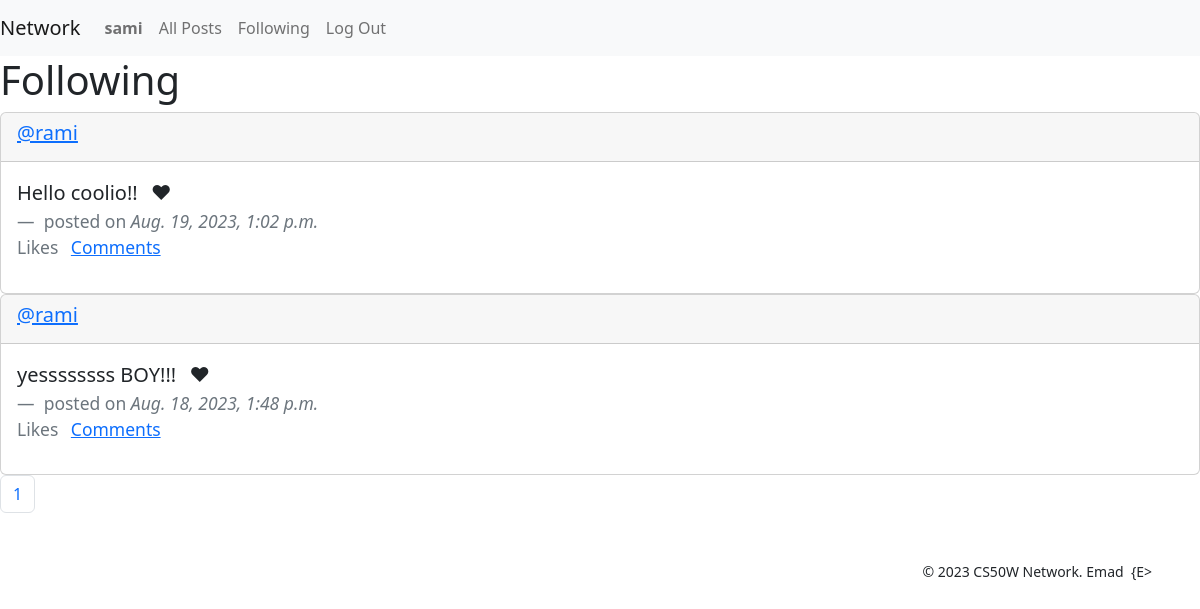
Page /following (signed in) on the earlier database version.
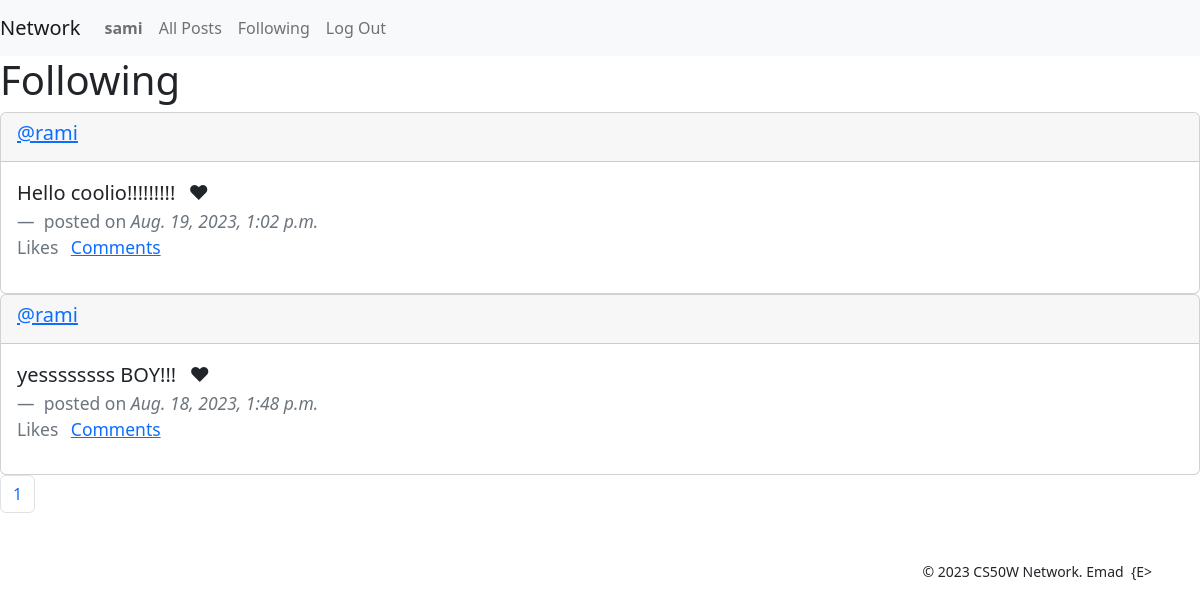
Same page on the later database version.
### network/models.py (models this page shows, shortened)
class Post(models.Model):
    content = models.TextField(blank=True)
    date_posted = models.DateTimeField(auto_now_add=True)    # automatically populated with current date
    edited = models.BooleanField(default=False)
    edited_on = models.DateTimeField(auto_now=True)    # automatically populated with current date on every update of instance
    author = models.ForeignKey(User, on_delete=models.CASCADE, blank=True, null=True, related_name="user_posts")
    likers = models.ManyToManyField(User, blank=True, null=True, related_name="liked_posts")

class User(AbstractUser):
    followers = models.ManyToManyField('self', symmetrical=False, blank=True, null=True, related_name='following')

### network/views.py (the view)
# urls.py: path("following", views.following, name="following"),
@login_required
def following(request):
    current_user = request.user
    followed_users = current_user.following.all()
    followed_users_posts = Post.objects.filter(author__in=followed_users).order_by("-date_posted").all()
    return render(request, "network/following.html", context={
        'page': pagination(request, followed_users_posts),
    })

### network/views.py (called while the page is built)
def pagination(request, objects_list):
    paginator = Paginator(objects_list, 10)
    page_number = request.GET.get('page')
    page = paginator.get_page(page_number)
    return page

### network/templates/network/following.html (shortened to what this page needs)
{% extends "network/layout.html" %}
{% block body %}
    <h1>Following</h1>
    <div>
        {% for post in page %}
            <div class="card">
                <div class="card-header">
                    <h5><a href="{% url 'profile' post.author.id %}">@{{post.author}}</a></h5>
                </div>
                <div class="card-body">
                  <blockquote class="blockquote mb-0">
                    <p class="list-inline-item">
                        {{post.content}}
                    </p>
                    <span class="list-inline-item">❤</span>
                    <footer class="blockquote-footer">
                        <span>
                            {% if edited %}
                                edited on
                            {% else %}
                                posted on
                            {% endif %}
                        </span>
                        <cite title="Source Title">{{post.date_posted}}</cite> <br>
                        <p class="list-inline-item">Likes {{post.likes}}</p>
                        <a href="#" class="list-inline-item">Comments</a>
                    </footer>
                  </blockquote>
                </div>
            </div>
        {% endfor %}
    </div>
{% endblock %}

Differences in the rows shown:
changed Post: content "Hello coolio!!" → "Hello coolio!!!!!!!!!"
